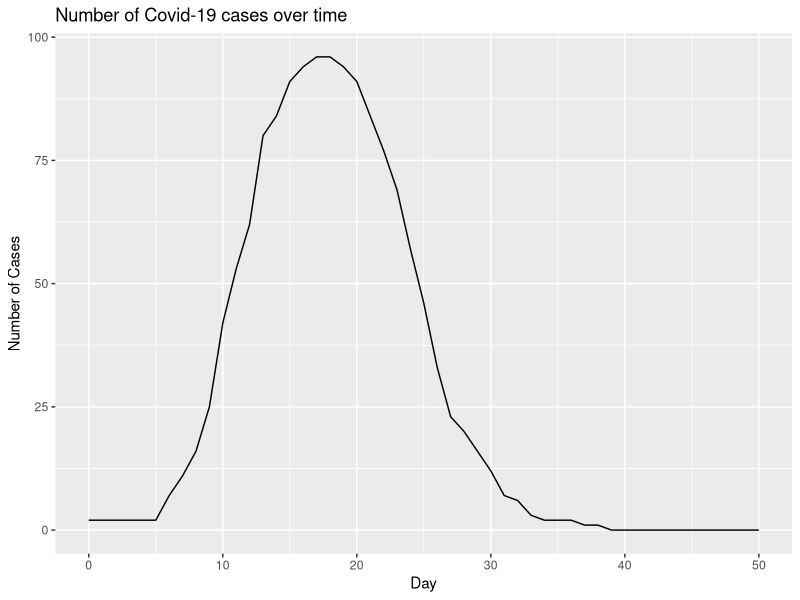

This chart was generated by the following R code:
## ---- chunk 1
knitr::opts_chunk$set(echo = FALSE)
options(width=200)
## ---- chunk 2
starting_vals <- function(num_subjects, I_0, x_dim, y_dim){
  
  #Infect I_0 many starting subjects
  subjects <- rep('S', num_subjects)
  infect <- sample(x = 1:num_subjects, size=I_0, replace=FALSE)
  subjects[infect] <- 'I'
  
  #Storage for x, y starting positions for the subjects
  start_x <- runif(n=num_subjects, min=0, max=x_dim)
  start_y <- runif(n=num_subjects, min=0, max=y_dim)
  
  inc_time <- rep(-1, num_subjects)
  rec_days <- rep(-1, num_subjects)
  
  #Put into a data frame
  df <- as.data.frame(cbind(as.numeric(start_x), as.numeric(start_y), subjects, rec_days, inc_time))
  colnames(df)[1] <- 'x'
  colnames(df)[2] <- 'y'
  colnames(df)[3] <- 'subjects'
  colnames(df)[4] <- 'incubation'
  colnames(df)[5] <- 'recovery'
  
  #Assign a recovery time to the infected subjects
  df[df[,3] == 'I', 5] <- rpois(I_0, 14)
  
  #Assign an incubation time to the infected subjects
  df[df[,3] == 'I', 4] <- rpois(I_0, 5)
  
  return(df)
}
## ---- chunk 3
get_step_length <- function(df, x_dim, y_dim){
  step_lengths <- rnorm(n=nrow(df), mean=min(x_dim, y_dim)/4, sd=min(x_dim, y_dim)/12)
  return(step_lengths)
}

get_step_direction <- function(length_vec){
  direction <- runif(n=length(length_vec), min=0, max=2*pi)
}

get_delts <- function(length_vec, direc_vec){
  delta_x <- length_vec * cos(direc_vec)
  delta_y <- length_vec * sin(direc_vec)
  return(cbind(delta_x, delta_y))
}
## ---- chunk 4
update_coords <- function(og_df, delta_df){
  new_mx <- matrix(data=NA, nrow=nrow(og_df), ncol=5)
  new_df <- data.frame(new_mx)
  new_df[,1] <- as.numeric(og_df[,'x']) + delta_df[,'delta_x']
  new_df[,2] <- as.numeric(og_df[,'y']) + delta_df[,'delta_y']
  new_df[,3] <- og_df[,3]
  new_df[,4] <- og_df[,4]
  new_df[,5] <- og_df[,5]
  colnames(new_df) <- c('x', 'y', 'subjects', 'incubation', 'recovery')
  new_df
}

coord_checker <- function(og_df, new_df, x_dim, y_dim){
  baddies <- NULL
  for(i in 1:nrow(new_df)){
    if(as.numeric(new_df[i, 'x']) > x_dim | as.numeric(new_df[i, 'x']) < 0 | as.numeric(new_df[i, 'y']) > y_dim | as.numeric(new_df[i, 'y']) < 0){
      baddies <- append(baddies, i)
    }
  }
  
  if(is.null(baddies)){
    return(new_df)
  }else{
  new_step <- get_step_length(new_df[i,], x_dim, y_dim)
  new_direction <- get_step_direction(new_step)
  new_change <- get_delts(new_step, new_direction)
  new_df <- update_coords(og_df[baddies,], new_change)
  full_df <- rbind(new_df, og_df[-baddies,])
  return(coord_checker(og_df, full_df, x_dim, y_dim))
  }
}
## ---- chunk 5
library(ggplot2)
starting_vals <- function(num_subjects, I_0, x_dim, y_dim){
  
  #Infect I_0 many starting subjects
  subjects <- rep('S', num_subjects)
  infect <- sample(x = 1:num_subjects, size=I_0, replace=FALSE)
  subjects[infect] <- 'I'
  
  #Storage for x, y starting positions for the subjects
  start_x <- runif(n=num_subjects, min=0, max=x_dim)
  start_y <- runif(n=num_subjects, min=0, max=y_dim)
  
  inc_time <- rep(-1, num_subjects)
  rec_days <- rep(-1, num_subjects)
  
  #Put into a data frame
  df <- as.data.frame(cbind(as.numeric(start_x), as.numeric(start_y), subjects, rec_days, inc_time))
  colnames(df)[1] <- 'x'
  colnames(df)[2] <- 'y'
  colnames(df)[3] <- 'subjects'
  colnames(df)[4] <- 'incubation'
  colnames(df)[5] <- 'recovery'
  
  #Assign a recovery time to the infected subjects
  df[df[,3] == 'I', 5] <- rpois(I_0, 14)
  
  #Assign an incubation time to the infected subjects
  df[df[,3] == 'I', 4] <- rpois(I_0, 5)
  
  return(df)
}

#Random step length function
get_step_length <- function(df, x_dim, y_dim){
  step_lengths <- rnorm(n=nrow(df), mean=min(x_dim, y_dim)/4, sd=min(x_dim, y_dim)/12)
  return(step_lengths)
}

#Random step direction function
get_step_direction <- function(length_vec){
  direction <- runif(n=length(length_vec), min=0, max=2*pi)
}

#Get delta_x, delta_y
get_delts <- function(length_vec, direc_vec){
  delta_x <- length_vec * cos(direc_vec)
  delta_y <- length_vec * sin(direc_vec)
  return(cbind(delta_x, delta_y))
}

#Function for getting updated coordinates
update_coords <- function(og_df, delta_df){
  new_mx <- matrix(data=NA, nrow=nrow(og_df), ncol=5)
  new_df <- data.frame(new_mx)
  new_df[,1] <- as.numeric(og_df[,'x']) + delta_df[,'delta_x']
  new_df[,2] <- as.numeric(og_df[,'y']) + delta_df[,'delta_y']
  new_df[,3] <- og_df[,3]
  new_df[,4] <- og_df[,4]
  new_df[,5] <- og_df[,5]
  colnames(new_df) <- c('x', 'y', 'subjects', 'incubation', 'recovery')
  new_df
}

coord_checker <- function(og_df, new_df, x_dim, y_dim){
  baddies <- NULL
  for(i in 1:nrow(new_df)){
    if(as.numeric(new_df[i, 'x']) > x_dim | as.numeric(new_df[i, 'x']) < 0 | as.numeric(new_df[i, 'y']) > y_dim | as.numeric(new_df[i, 'y']) < 0){
      baddies <- append(baddies, i)
    }
  }
  
  if(is.null(baddies)){
    return(new_df)
  }else{
  new_step <- get_step_length(new_df[i,], x_dim, y_dim)
  new_direction <- get_step_direction(new_step)
  new_change <- get_delts(new_step, new_direction)
  new_df <- update_coords(og_df[baddies,], new_change)
  full_df <- rbind(new_df, og_df[-baddies,])
  return(coord_checker(og_df, full_df, x_dim, y_dim))
  }
}

#Function for deciding if infections occurred
infection_status <- function(state, mean_crit_dist){
  
  current_infected <- state[state[,3]=='I' & state[,4] <= 0,]
  current_suceptable <- state[state[,3]=='S',]
  current_removed <- state[state[,3]=='R',]
  current_non_contagious <- state[state[,3]=='I' & state[,4] > 0,]
  
  #store new infection status
  newly_infected <- NULL
  
  #Check to see which susceptible subjects get infected
  #For loop
  if(nrow(current_suceptable) != 0 & nrow(current_infected) != 0){
  for(i in 1:nrow(current_infected)){
    for(j in 1:nrow(current_suceptable)){
      x_i <- as.numeric(current_infected[i, 'x'])
      y_i <- as.numeric(current_infected[i, 'y'])
      x_s <- as.numeric(current_suceptable[j, 'x'])
      y_s <- as.numeric(current_suceptable[j, 'y'])
     
      
      crucial_distance <- rexp(1, 1/mean_crit_dist)
      
      
      d <- sqrt((x_i - x_s)^2 + (y_i - y_s)^2)
      if(d <= crucial_distance){
        newly_infected <- c(newly_infected, j)
      }

    }
  }
  
  current_suceptable[newly_infected, 3] <- 'I'
  #Give incubation time
  current_suceptable[newly_infected, 4] <- rpois(n=length(newly_infected), lambda = 5)
  #Give recovery time
  current_suceptable[newly_infected, 5] <- rpois(n=length(newly_infected), lambda = 14)
  
  new_state <- rbind(current_infected, current_suceptable, current_removed, current_non_contagious)
  return(new_state)
  }else{return(state)}
}

#simulation function
simulator <- function(days, num_subjects, x_dim, y_dim, I_0, inf_dist){
  initial_data <- starting_vals(num_subjects = num_subjects, x_dim=x_dim, y_dim=y_dim, I_0=I_0)
  end_day <- list()
  num_cases <- rep(NA, days)
  num_cases <- c(I_0, num_cases)
  num_new_cases <- rep(NA, days)
  
  for(i in 1:days){
    
    if(i == 1){
      step_size <- get_step_length(initial_data, x_dim, y_dim)
      direction <- get_step_direction(step_size)
      change <- get_delts(step_size, direction)
  
      updated_positions <- update_coords(initial_data, change)
      checked_positions <- coord_checker(og_df=initial_data, new_df=updated_positions, x_dim=x_dim, y_dim=y_dim)
      new_status <- infection_status(checked_positions, inf_dist)
      
      #recovery time code
      not_recovered <- new_status[as.numeric(new_status[, 5]) > 0, ]
      new_time <- as.numeric(not_recovered[, 5]) - 1
      not_recovered[, 5] <- new_time
      infected_0 <- new_status[as.numeric(new_status[, 5]) == 0, ]
      infected_0[, 3] <- rep('R', nrow(infected_0))
      not_infected = new_status[as.numeric(new_status[, 5]) < 0, ]
      new_status = rbind(not_recovered, infected_0, not_infected)
      
      #incubation time code
      infected_people <- new_status[new_status[,3] == 'I',]
      new_inc_time <- as.numeric(infected_people[,4]) - 1
      infected_people[,4] <- new_inc_time
      other_people <- new_status[new_status[,3] != 'I',]
      new_status <- rbind(infected_people, other_people)
      
      end_day[[i]] <- new_status
      
      #Calculate number of new cases
      num_cases[i+1] <- sum(new_status[,3]=='I')
      num_new_cases[i] <- sum(new_status[,3]=='I') - I_0
      
    }
    
    else{
      step_size <- get_step_length(initial_data, x_dim, y_dim)
      direction <- get_step_direction(step_size)
      change <- get_delts(step_size, direction)
  
      updated_positions <- update_coords(end_day[[i-1]], change)
      checked_positions <- coord_checker(og_df=end_day[[i-1]], new_df=updated_positions, x_dim=x_dim, y_dim=y_dim)
      new_status <- infection_status(checked_positions, inf_dist)
      
      not_recovered <- new_status[as.numeric(new_status[, 5]) > 0, ]
      new_time <- as.numeric(not_recovered[, 5]) - 1
      not_recovered[, 5] <- new_time
      infected_0 <- new_status[as.numeric(new_status[, 5]) == 0, ]
      infected_0[, 3] <- rep('R', nrow(infected_0))
      not_infected = new_status[as.numeric(new_status[, 5]) < 0, ]
      new_status = rbind(not_recovered, infected_0, not_infected)
      
      #incubation time code
      infected_people <- new_status[new_status[,3] == 'I',]
      new_inc_time <- as.numeric(infected_people[,4]) - 1
      infected_people[,4] <- new_inc_time
      other_people <- new_status[new_status[,3] != 'I',]
      new_status <- rbind(infected_people, other_people)

      
      end_day[[i]] <- new_status
      
      #Calculate number of new cases
      num_cases[i+1] <- sum(new_status[,3]=='I')
      num_new_cases[i] <- sum(new_status[,3]=='I') - num_cases[i-1]
  
    }
  }
  return(num_cases)
}

#Testing
n=50
y <- simulator(n,100,10,10,2,1)
x <- 0:n


ggplot() +
  geom_line(aes(x=x, y=y)) +
  xlab('Day') +
  ylab('Number of Cases') +
  ggtitle('Number of Covid-19 cases over time')
